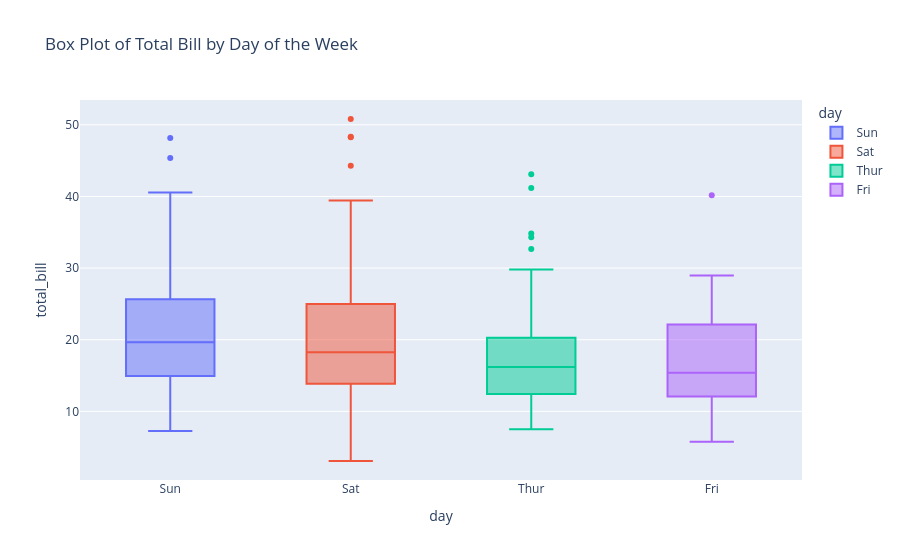

The notebook cell saved with this chart:
### Code cell
# Adding a 'color' dimension for 'day' to differentiate the box plot across days
px.box(tips, x='day', y='total_bill', color='day', title='Box Plot of Total Bill by Day of the Week')

### Figure 1 — Plotly figure (JSON) as saved in the notebook; plotly's stock layout.template omitted (floating-point values rounded to 4 significant figures)
{"data": [{"alignmentgroup": "True", "hovertemplate": "day=%{x}<br>total_bill=%{y}<extra></extra>", "legendgroup": "Sun", "marker": {"color": "#636efa"}, "name": "Sun", "notched": false, "offsetgroup": "Sun", "orientation": "v", "showlegend": true, "type": "box", "x": ["Sun", "Sun", "Sun", "Sun", "Sun", "Sun", "Sun", "Sun", "Sun", "Sun", "Sun", "Sun", "Sun", "Sun", "Sun", "Sun", "Sun", "Sun", "Sun", "Sun", "Sun", "Sun", "Sun", "Sun", "Sun", "Sun", "Sun", "Sun", "Sun", "Sun", "Sun", "Sun", "Sun", "Sun", "Sun", "Sun", "Sun", "Sun", "Sun", "Sun", "Sun", "Sun", "Sun", "Sun", "Sun", "Sun", "Sun", "Sun", "Sun", "Sun", "Sun", "Sun", "Sun", "Sun", "Sun", "Sun", "Sun", "Sun", "Sun", "Sun", "Sun", "Sun", "Sun", "Sun", "Sun", "Sun", "Sun", "Sun", "Sun", "Sun", "Sun", "Sun", "Sun", "Sun", "Sun", "Sun"], "x0": " ", "xaxis": "x", "y": [16.99, 10.34, 21.01, 23.68, 24.59, 25.29, 8.77, 26.88, 15.04, 14.78, 10.27, 35.26, 15.42, 18.43, 14.83, 21.58, 10.33, 16.29, 16.97, 17.46, 13.94, 9.68, 30.4, 18.29, 22.23, 32.4, 28.55, 18.04, 12.54, 10.29, 34.81, 9.94, 25.56, 19.49, 38.07, 23.95, 25.71, 17.31, 29.93, 14.07, 13.13, 17.26, 24.55, 19.77, 29.85, 48.17, 25, 13.39, 16.49, 21.5, 12.66, 16.21, 13.81, 17.51, 24.52, 20.76, 31.71, 7.25, 31.85, 16.82, 32.9, 17.89, 14.48, 9.6, 34.63, 34.65, 23.33, 45.35, 23.17, 40.55, 20.69, 20.9, 30.46, 18.15, 23.1, 15.69], "y0": " ", "yaxis": "y"}, {"alignmentgroup": "True", "hovertemplate": "day=%{x}<br>total_bill=%{y}<extra></extra>", "legendgroup": "Sat", "marker": {"color": "#EF553B"}, "name": "Sat", "notched": false, "offsetgroup": "Sat", "orientation": "v", "showlegend": true, "type": "box", "x": ["Sat", "Sat", "Sat", "Sat", "Sat", "Sat", "Sat", "Sat", "Sat", "Sat", "Sat", "Sat", "Sat", "Sat", "Sat", "Sat", "Sat", "Sat", "Sat", "Sat", "Sat", "Sat", "Sat", "Sat", "Sat", "Sat", "Sat", "Sat", "Sat", "Sat", "Sat", "Sat", "Sat", "Sat", "Sat", "Sat", "Sat", "Sat", "Sat", "Sat", "Sat", "Sat", "Sat", "Sat", "Sat", "Sat", "Sat", "Sat", "Sat", "Sat", "Sat", "Sat", "Sat", "Sat", "Sat", "Sat", "Sat", "Sat", "Sat", "Sat", "Sat", "Sat", "Sat", "Sat", "Sat", "Sat", "Sat", "Sat", "Sat", "Sat", "Sat", "Sat", "Sat", "Sat", "Sat", "Sat", "Sat", "Sat", "Sat", "Sat", "Sat", "Sat", "Sat", "Sat", "Sat", "Sat", "Sat"], "x0": " ", "xaxis": "x", "y": [20.65, 17.92, 20.29, 15.77, 39.42, 19.82, 17.81, 13.37, 12.69, 21.7, 19.65, 9.55, 18.35, 15.06, 20.69, 17.78, 24.06, 16.31, 16.93, 18.69, 31.27, 16.04, 38.01, 26.41, 11.24, 48.27, 20.29, 13.81, 11.02, 18.29, 17.59, 20.08, 16.45, 3.07, 20.23, 15.01, 12.02, 17.07, 26.86, 25.28, 14.73, 10.51, 17.92, 44.3, 22.42, 20.92, 15.36, 20.49, 25.21, 18.24, 14.31, 14, 7.25, 10.59, 10.63, 50.81, 15.81, 26.59, 38.73, 24.27, 12.76, 30.06, 25.89, 48.33, 13.27, 28.17, 12.9, 28.15, 11.59, 7.74, 30.14, 20.45, 13.28, 22.12, 24.01, 15.69, 11.61, 10.77, 15.53, 10.07, 12.6, 32.83, 35.83, 29.03, 27.18, 22.67, 17.82], "y0": " ", "yaxis": "y"}, {"alignmentgroup": "True", "hovertemplate": "day=%{x}<br>total_bill=%{y}<extra></extra>", "legendgroup": "Thur", "marker": {"color": "#00cc96"}, "name": "Thur", "notched": false, "offsetgroup": "Thur", "orientation": "v", "showlegend": true, "type": "box", "x": ["Thur", "Thur", "Thur", "Thur", "Thur", "Thur", "Thur", "Thur", "Thur", "Thur", "Thur", "Thur", "Thur", "Thur", "Thur", "Thur", "Thur", "Thur", "Thur", "Thur", "Thur", "Thur", "Thur", "Thur", "Thur", "Thur", "Thur", "Thur", "Thur", "Thur", "Thur", "Thur", "Thur", "Thur", "Thur", "Thur", "Thur", "Thur", "Thur", "Thur", "Thur", "Thur", "Thur", "Thur", "Thur", "Thur", "Thur", "Thur", "Thur", "Thur", "Thur", "Thur", "Thur", "Thur", "Thur", "Thur", "Thur", "Thur", "Thur", "Thur", "Thur", "Thur"], "x0": " ", "xaxis": "x", "y": [27.2, 22.76, 17.29, 19.44, 16.66, 10.07, 32.68, 15.98, 34.83, 13.03, 18.28, 24.71, 21.16, 10.65, 12.43, 24.08, 11.69, 13.42, 14.26, 15.95, 12.48, 29.8, 8.52, 14.52, 11.38, 22.82, 19.08, 20.27, 11.17, 12.26, 18.26, 8.51, 10.33, 14.15, 16, 13.16, 17.47, 34.3, 41.19, 27.05, 16.43, 8.35, 18.64, 11.87, 9.78, 7.51, 19.81, 28.44, 15.48, 16.58, 7.56, 10.34, 43.11, 13, 13.51, 18.71, 12.74, 13, 16.4, 20.53, 16.47, 18.78], "y0": " ", "yaxis": "y"}, {"alignmentgroup": "True", "hovertemplate": "day=%{x}<br>total_bill=%{y}<extra></extra>", "legendgroup": "Fri", "marker": {"color": "#ab63fa"}, "name": "Fri", "notched": false, "offsetgroup": "Fri", "orientation": "v", "showlegend": true, "type": "box", "x": ["Fri", "Fri", "Fri", "Fri", "Fri", "Fri", "Fri", "Fri", "Fri", "Fri", "Fri", "Fri", "Fri", "Fri", "Fri", "Fri", "Fri", "Fri", "Fri"], "x0": " ", "xaxis": "x", "y": [28.97, 22.49, 5.75, 16.32, 22.75, 40.17, 27.28, 12.03, 21.01, 12.46, 11.35, 15.38, 12.16, 13.42, 8.58, 15.98, 13.42, 16.27, 10.09], "y0": " ", "yaxis": "y"}], "layout": {"boxmode": "overlay", "legend": {"title": {"text": "day"}, "tracegroupgap": 0}, "title": {"text": "Box Plot of Total Bill by Day of the Week"}, "xaxis": {"anchor": "y", "categoryarray": ["Sun", "Sat", "Thur", "Fri"], "categoryorder": "array", "domain": [0, 1], "title": {"text": "day"}}, "yaxis": {"anchor": "x", "domain": [0, 1], "title": {"text": "total_bill"}}}}
